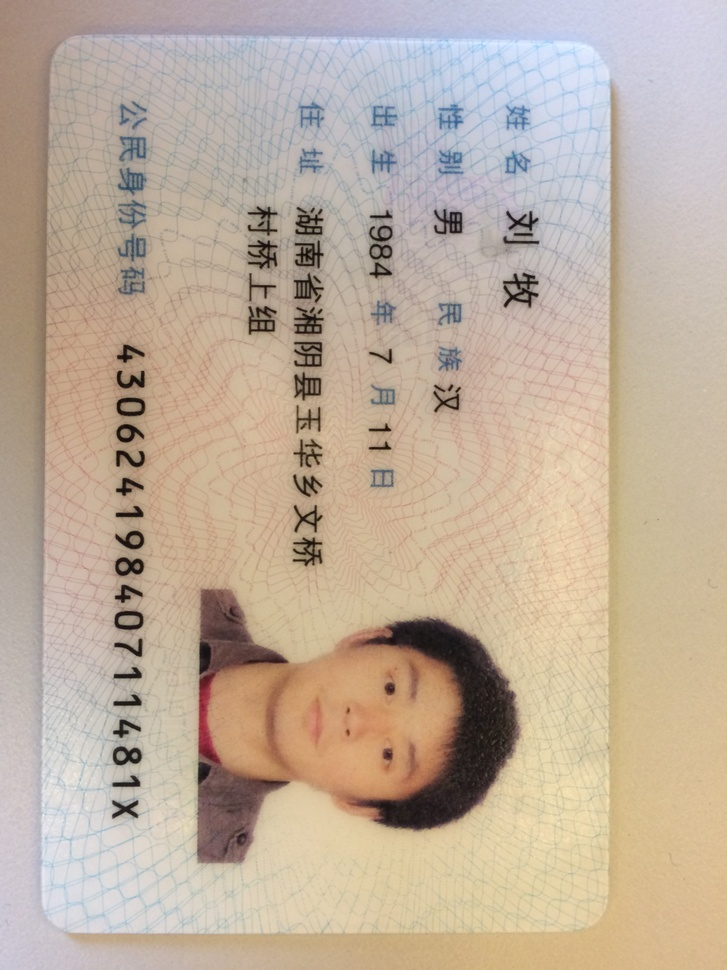
#> input picture IMG_0446.JPG, 727 x 970 px, shrunk from 2448 x 3264 before the run
$ python jo.py IMG_0446.JPG
#> lines starting #> are read from the running program, lines starting #| are printed output that depends on the picture
#coding=utf-8
from PIL import Image
import collections
import glob
import sys
#n = 1
#for i in glob.glob('p/*.jpg'):
#img = Image.open(i)

def jo(filename):
	#读取字库
#> called with filename = 'IMG_0446.JPG'
	fonts = []
	for i in glob.glob('pp/*.png'):
		fonts.append((i.replace('pp/','').replace('.png',''),Image.open(i).load()))

	#print(fonts[0][1])

	img = Image.open(filename)
#> img is the input picture: PIL image 727x970 RGB; mean R, G, B 190.7, 174, 156.7
	#img = img.convert('RGB')
	img = img.convert('RGB')
	pixdata = img.load()

	# [5 lines of commented-out code are left out]
	for x in range(img.size[0]):
		pixdata[x,0] = (255, 255, 255)
	for y in range(img.size[1]):
		pixdata[0,y] = (255, 255, 255)
	for x in range(img.size[0]):
		pixdata[x,img.size[1]-1] = (255, 255, 255)
	for y in range(img.size[1]):
		pixdata[img.size[0]-1,y] = (255, 255, 255)

	#纯白
	for y in range(img.size[1]):
		for x in range(img.size[0]):
			#if pixdata[x,y][0] >= 200 and pixdata[x,y][1] >= 200 and pixdata[x,y][2] >= 200 or pixdata[x,y][0] <= 110 and pixdata[x,y][1] <= 110 and pixdata[x,y][2] <= 110:
			if pixdata[x,y][0] >= 175 and pixdata[x,y][1] >= 175 and pixdata[x,y][2] >= 175:
				pixdata[x,y] = (255, 255, 255)

	#去噪
	for i in range(2):
		for y in range(img.size[1]):
			for x in range(img.size[0]):
				try:
					if pixdata[x,y] != (255,255,255) and (pixdata[x-1,y] == pixdata[x+1,y] == (255,255,255) or pixdata[x,y-1] == pixdata[x,y+1] == (255,255,255)):
						pixdata[x,y] = (255, 255, 255)
					elif pixdata[x,y] != (255,255,255) and pixdata[x+1,y] != (255,255,255) and pixdata[x,y+1] != (255,255,255) and pixdata[x+1,y+1] != (255,255,255) and pixdata[x-1,y] == pixdata[x-1,y+1] == pixdata[x,y-1] == pixdata[x+1,y-1] == pixdata[x+2,y] == pixdata[x+2,y+1] == pixdata[x,y+2] == pixdata[x+1,y+2] == (255,255,255):
						pixdata[x,y] = pixdata[x+1,y] = pixdata[x,y+1] = pixdata[x+1,y+1]= (255, 255, 255)
				except IndexError:
					continue

	# [9 lines of commented-out code are left out]
	db = []
	for x in range(img.size[0]):
		for y in range(img.size[1]):
			if pixdata[x,y] != (255,255,255):
				db.append(x)
				break
#> after the loop, db = 725 values from 1 to 725

	j = len(db)-1
#> j = 724
	k = 0
	for i in reversed(db):
		if i == db[j-1]+1:
			k += 1
		else:
			k = 0
		if k >= 2:
			del db[j]
		j -= 1
#> after the loop, j = -1

	def tooshort(l):
		for v in l[::2]:
			i = l.index(v)
			if db[i+1] - db [i] <= 2:
				return True

	if len(db) > 8 or tooshort(db):
		db = []
		for x in range(img.size[0]):
			nowhite = 0
			for y in range(img.size[1]):
				if pixdata[x,y] != (255,255,255):
					nowhite += 1
				if nowhite == 3:
					db.append(x)
					break

		db1 = []
		for i,v in enumerate(db):
			if i == 0 or i == len(db)-1:
				continue
			if db[i-1]+1 == v == db[i+1]-1 or db[i-1]+1 != v != db[i+1]-1:
				db1.append(i)

		for i in db1[::-1]:
			del db[i]

		while len(db) > 8:
			for v in db[1:-1:2]:
				i = db.index(v)
				if v - db[i-1] <=10:
					del db[i+1],db[i]
					break

	# [9 lines of commented-out code are left out]
	answer = []
	n = 1
	def eye(v,v1,n):
		img0 = img.crop((v,0,v1,img.size[1]))
		pixdata = img0.load()
		dby = []
		for y in range(img0.size[1]):
			nowhite = 0
			for x in range(img0.size[0]):
				if pixdata[x,y] != (255,255,255):
					nowhite += 1
				if nowhite == 3:
					dby.append(y)
					break

		j = len(dby)-1
		k = 0
		for i in reversed(dby):
			if i == dby[j-1]+1:
				k += 1
			else:
				k = 0
			if k >= 2:
				del dby[j]
			j -= 1
		#img0.crop((0,dby[0],img0.size[0],dby[-1])).save('{}.png'.format(n))
		#n += 1
		#print(dby)
		if dby[-1] - dby[0] > 25:
			while len(dby) > 2:
				if len(dby) == 3:
					del dby[-1]
				for v in dby[1::2]:
					i = dby.index(v)
					if v - dby[i-1] <= 4:
						del dby[i],dby[i-1]
						break
		#print(dby)

		#for x in list(range(img0.size[0]))[:4]:
		dbx = 0
		#print(123123,n)
		#img0.crop((0,dby[0],img0.size[0],dby[-1])).save('{}.png'.format(n))
		#n += 1
		img0 = img0.crop((0,dby[0],img0.size[0],dby[-1]))
		pixdata = img0.load()

		for x in range(5):
			#white = img0.size[1]
			nowhite = 0
			#for y in list(range(img0.size[1]))[3:]:
			for y in range(img0.size[1]):
				if y <= 3 and pixdata[x,y] != (255,255,255):
					break
				if y > 3 and pixdata[x,y] != (255,255,255):
					nowhite += 1
			if 2 <= nowhite <= 3:
					#for y in range(img0.size[1])[3:]:
						#pixdata[x,y] = (255,255,255)
				dbx += 1
			else:
				break
			# [6 lines of commented-out code are left out]
		img0 = img0.crop((dbx,0,img0.size[0],dby[-1]))
		pixdata = img0.load()
		diffl = []
		for i in fonts:
			diff = 0
			for y in range(img0.size[1]):
				for x in range(img0.size[0]):
					try:
						if pixdata[x,y] != (255,255,255) and i[1][x,y] == (255,255,255) or pixdata[x,y] == (255,255,255) and i[1][x,y] != (255,255,255):
							diff += 1
					except IndexError:
						continue
			diffl.append((i[0],diff))

		min = ['',360]
		for i in diffl:
			if min[1] >= i[1]:
				min = i
		#print(sorted(diffl))
		#print(min[0].split('_')[0])
		return min[0].split('_')[0]


	#imgl = []
	#for i,v in enumerate(db[::2]):
	#print(db)
	for v in db[::2]:
		i = db.index(v)
		#print(i,v)
		if db[i+1] - v > 40:
			font = eye(v,v+29,n)
			answer.append(font)
			n += 1
			if font == 'b':
				font = eye(v+25,db[i+1],n)
				#img.crop((v+25,0,db[i+1],img.size[1])).save('t.png')
				#print(v+19)
			elif font == 'm':
				font = eye(v+28,db[i+1],n)
			elif font == 'h' or font == 'q':
				font = eye(v+26,db[i+1],n)
			else:
				font = eye(v+31,db[i+1],n)
		else:
			font = eye(v,db[i+1],n)
		answer.append(font[-1])
		n += 1
#> this loop made 1 pass
#> pass 1, in eye, `img0 = img.crop((v,0,v1,img.size[1]))`:
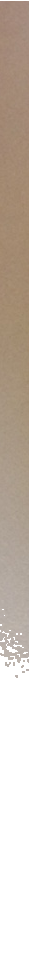
#> img0: PIL image 29x970 RGB; mean R, G, B 196.4, 182.8, 170
#> pass 1, in eye, `img0 = img0.crop((0,dby[0],img0.size[0],dby[-1]))`:
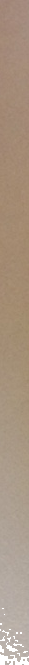
#> img0: PIL image 29x665 RGB; mean R, G, B 169.6, 149.8, 131.2
#> pass 1, in eye, `img0 = img0.crop((dbx,0,img0.size[0],dby[-1]))`:
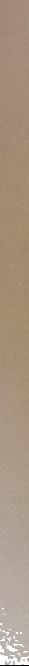
#> img0: PIL image 29x666 RGB; mean R, G, B 169.4, 149.5, 131
#> pass 1, in eye (call 2), `img0 = img.crop((v,0,v1,img.size[1]))`:
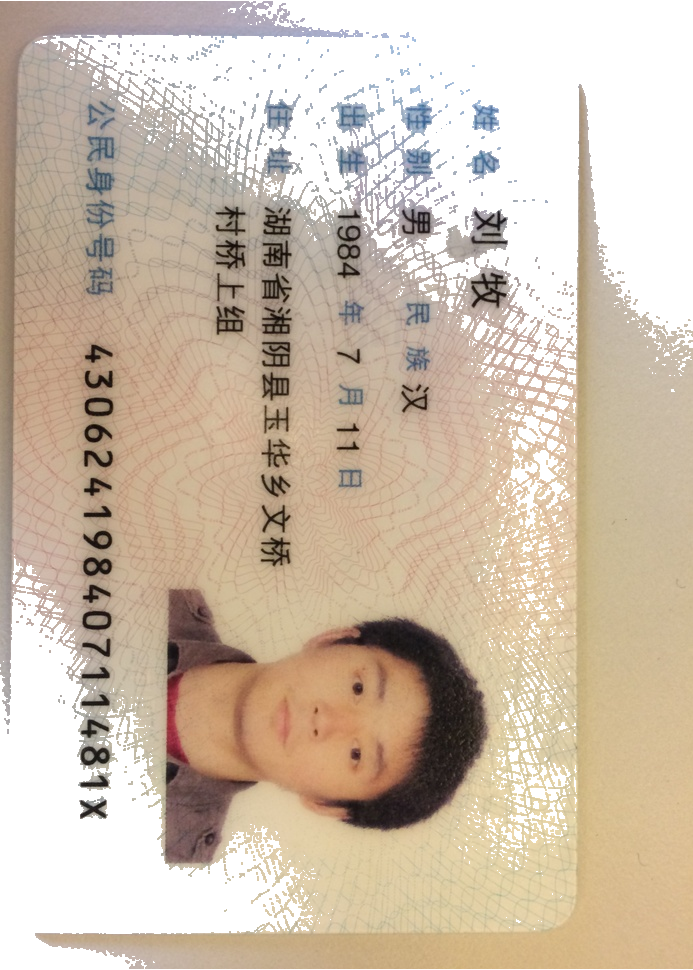
#> img0: PIL image 693x970 RGB; mean R, G, B 205.2, 189.3, 171.2
#> after the loop, answer = ['']; n = 2
		# [9 lines of commented-out code are left out]

	return ''.join(answer)

if __name__ == '__main__':
	for i in sys.argv[1:]:
#> (the run stopped early here; a loop or call above may not have finished)
